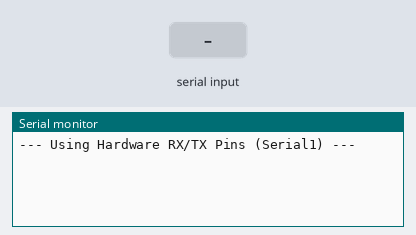
The sketch below on a simulated Arduino Leonardo, built with avr-gcc and run on an emulated ATmega32U4. On the bench: the last lines printed to the serial monitor. The inputs (shaded band) are chosen by the test bench.

Above: at 1.2 s.
1.3 s: "t" received over Serial
At 2.3 s:
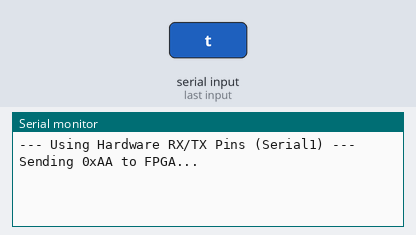
2.8 s: "t" received over the second serial link
At 3.5 s:
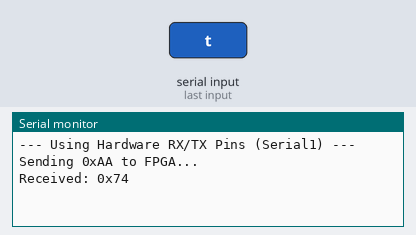
4.3 s: "1" received over the second serial link
At 5.8 s:
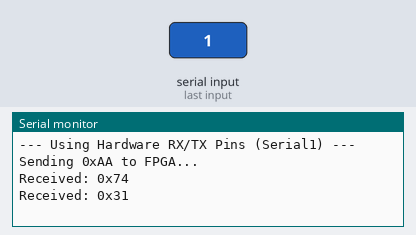

The sketch:

LOOPBACK_FPGA.ino
```cpp
void setup() {
  Serial.begin(115200);   // USB Debugging
  while (!Serial);

  // Serial1 uses the physical RX/TX pins on the Feather M4
  Serial1.begin(300);

  Serial.println("--- Using Hardware RX/TX Pins (Serial1) ---");
}

void loop() {
  // Trigger FPGA
  if (Serial.available() && Serial.read() == 't') {
    Serial.println("Sending 0xAA to FPGA...");
    Serial1.write(0xAA);
  }

  // Read from FPGA
  if (Serial1.available()) {
    uint8_t in = Serial1.read();
    Serial.print("Received: 0x");
    Serial.println(in, HEX);
  }
}
```

Measured:
- after the input at 1.3 s, the serial monitor: prints a new line at once (image 1)
- after the input at 2.8 s, the serial monitor: prints a new line at once (image 2)
- after the input at 4.3 s, the serial monitor: prints a new line at once (image 3)
